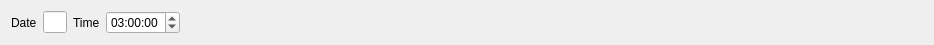
<?xml version="1.0" encoding="UTF-8"?>
<ui version="4.0">
 <class>FCityTrayLedger2</class>
 <widget class="QWidget" name="FCityTrayLedger2">
  <property name="geometry">
   <rect>
    <x>0</x>
    <y>0</y>
    <width>934</width>
    <height>38</height>
   </rect>
  </property>
  <property name="windowTitle">
   <string>Form</string>
  </property>
  <layout class="QHBoxLayout" name="horizontalLayout">
   <item>
    <widget class="QLabel" name="label">
     <property name="text">
      <string>Date</string>
     </property>
    </widget>
   </item>
   <item>
    <widget class="EDateEdit" name="deDate">
     <property name="maximumSize">
      <size>
       <width>80</width>
       <height>16777215</height>
      </size>
     </property>
    </widget>
   </item>
   <item>
    <widget class="QLabel" name="label_2">
     <property name="text">
      <string>Time</string>
     </property>
    </widget>
   </item>
   <item>
    <widget class="QTimeEdit" name="teTime">
     <property name="time">
      <time>
       <hour>3</hour>
       <minute>0</minute>
       <second>0</second>
      </time>
     </property>
    </widget>
   </item>
   <item>
    <spacer name="horizontalSpacer">
     <property name="orientation">
      <enum>Qt::Horizontal</enum>
     </property>
     <property name="sizeHint" stdset="0">
      <size>
       <width>798</width>
       <height>20</height>
      </size>
     </property>
    </spacer>
   </item>
  </layout>
 </widget>
 <customwidgets>
  <customwidget>
   <class>EDateEdit</class>
   <extends>QLineEdit</extends>
   <header location="global">edateedit.h</header>
  </customwidget>
 </customwidgets>
 <resources/>
 <connections/>
</ui>
